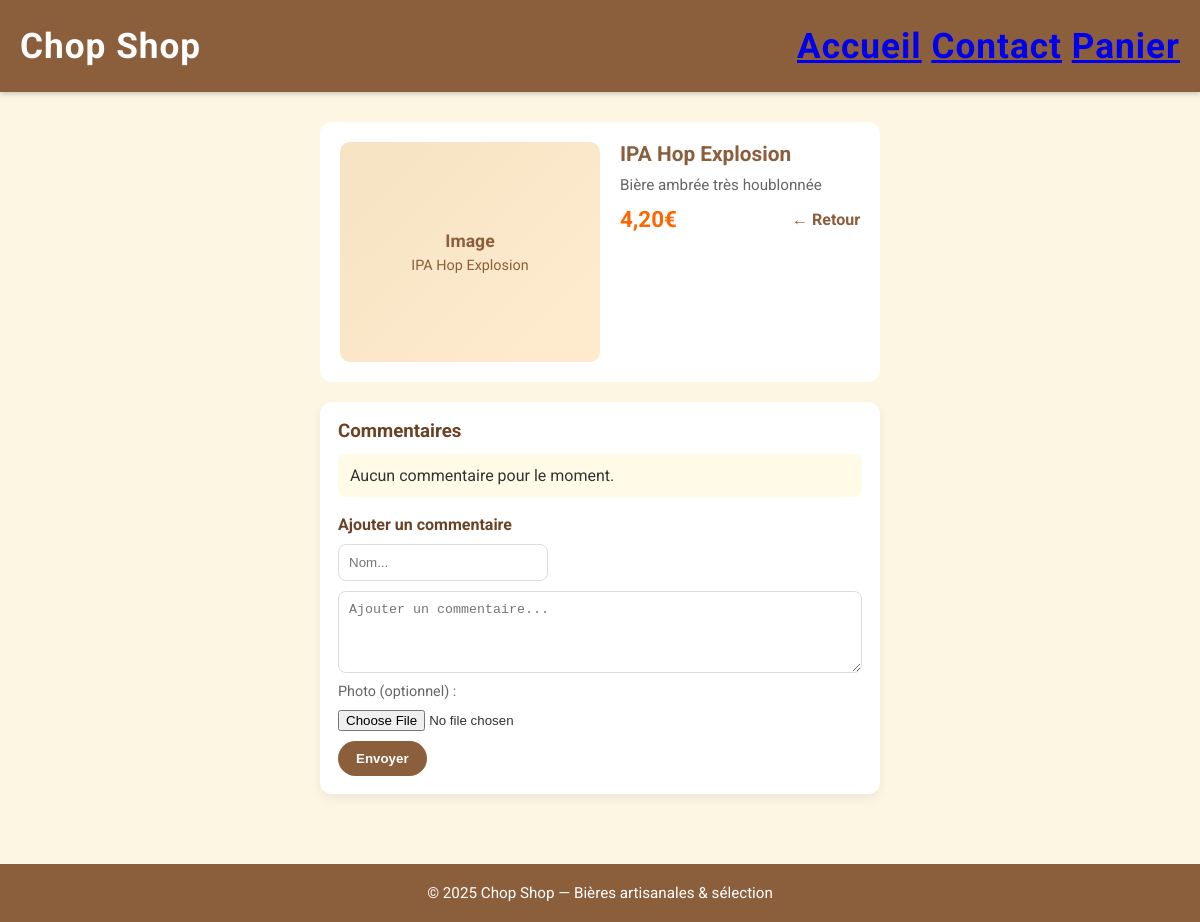
/web/vuln-app/product.php?id=4, run on the app's committed database.
### tables this page shows
CREATE TABLE IF NOT EXISTS products (
  id INT AUTO_INCREMENT PRIMARY KEY,
  name VARCHAR(255),
  description TEXT,
  price DECIMAL(10,2)
);

### web/vuln-app/product.php (the view, shortened to what this page needs)
<?php
require 'db.php';
$id = isset($_GET['id']) ? intval($_GET['id']) : 1;
$productRes = $mysqli->query("SELECT * FROM products WHERE id = $id");
$product = $productRes->fetch_assoc();
$comsRes = $mysqli->query("SELECT * FROM comments WHERE product_id = " . intval($product['id']) . " ORDER BY created_at DESC");
?>
<!doctype html>
<html lang="fr">
<head>
  <link rel="stylesheet" href="styles.css">
</head>
<body>
<header>
  Chop Shop
  <nav>
    <a href="index.php">Accueil</a>
    <a href="#">Contact</a>
    <a href="#">Panier</a>
  </nav>
</header>
<div class="container" style="grid-template-columns: 1fr; gap: 20px; width: 600px">
  <div class="product" style="display:flex; flex-direction:row; gap:20px; padding:20px;">
    <div style="flex:0 0 260px;">
      <div style="width:100%; height:220px; border-radius:10px; overflow:hidden; background:linear-gradient(135deg,#f6e3c3,#ffeccf); display:flex; align-items:center; justify-content:center;">
        <div style="text-align:center; color:#8b5e3c;">
          <div style="font-weight:700; font-size:1.1rem;">Image</div>
          <div style="font-size:0.9rem; margin-top:6px;"><?php echo htmlspecialchars($product['name']); ?></div>
        </div>
      </div>
    </div>
    <div class="product-content" style="flex:1; padding:0;">
      <h2><?php echo htmlspecialchars($product['name']); ?></h2>
      <p style="color:#666; margin-bottom:12px;"><?php echo htmlspecialchars($product['description']); ?></p>
      <div style="display:flex; align-items:center; justify-content:space-between;">
        <div class="price" style="font-size:1.4rem;"><?php echo htmlspecialchars(number_format($product['price'],2,',','')); ?>€</div>
        <a href="index.php" style="text-decoration:none; color:#8b5e3c; font-weight:700;">← Retour</a>
      </div>
    </div>
  </div>
  <div style="grid-column: 1 / -1;">
    <div style="background:#fff; padding:18px; border-radius:12px; box-shadow:0 5px 12px rgba(0,0,0,0.06);">
      <h3 style="margin-bottom:12px; color:#6b4226;">Commentaires</h3>
      <ul style="list-style:none; padding:0; margin:0 0 18px 0;">
        <?php if ($comsRes->num_rows === 0): ?>
          <li style="padding:12px; border-radius:8px; background:#fffbe6;">Aucun commentaire pour le moment.</li>
        <?php endif; ?>
      </ul>
      <h4 style="margin-top:8px; color:#6b4226;">Ajouter un commentaire</h4>
      <form method="post" action="post_comment.php" enctype="multipart/form-data" style="margin-top:10px; display:flex; flex-direction:column; gap:10px;">
        <input name="author" placeholder="Nom..." style="padding:10px; border-radius:8px; border:1px solid #ddd; width:40%; max-width:300px;">
        <textarea name="content" placeholder="Ajouter un commentaire..." rows="4" style="padding:10px; border-radius:8px; border:1px solid #ddd; resize:vertical; max-width:100%;"></textarea>
        <label style="font-size:0.9rem; color:#666;">Photo (optionnel) :</label>
        <input type="file" name="photo" accept="image/*, .xml" style="max-width:320px;">
        <div style="display:flex; gap:10px; align-items:center;">
          <button type="submit" style="background:#8b5e3c; color:#fff; border:none; padding:10px 18px; border-radius:30px; font-weight:700; cursor:pointer;">Envoyer</button>
        </div>
      </form>
    </div>
  </div>
</div>
<footer>
  &copy; <?php echo date('Y'); ?> Chop Shop — Bières artisanales & sélection
</footer>
</body>
</html>

### web/vuln-app/styles.css (style rules this page uses)
* { box-sizing: border-box; margin: 0; padding: 0; }
body { font-family: 'Roboto', sans-serif; background-color: #fdf6e3; color: #333; display: flex; flex-direction: column; min-height: 100vh; }
header { background-color: #8b5e3c; color: #fff; padding: 25px 20px; font-size: 2.2em; font-weight: 700; letter-spacing: 1px; box-shadow: 0 2px 5px rgba(0, 0, 0, 0.2); display: flex; align-items: center; justify-content: space-between; flex-wrap: wrap; }
.container { flex: 1; max-width: 1100px; margin: 30px auto; padding: 0 20px; display: grid; grid-template-columns: repeat(auto-fit, minmax(250px, 1fr)); gap: 25px; align-items: start; }
.product { background-color: #fff; border-radius: 12px; overflow: visible; transition: transform 0.25s, box-shadow 0.25s; display: flex; flex-direction: column; min-width: 0; }
.product a { text-decoration: none; color: inherit; display: block; }
.product .product-content { padding: 15px 20px; overflow-wrap: anywhere; word-break: break-word; }
.product h2 { font-size: 1.3em; margin-bottom: 10px; color: #8b5e3c; }
.product p { flex: 1; font-size: 0.95em; margin-bottom: 10px; }
.product .price { font-weight: 700; color: #ff6600; font-size: 1.1em; }
footer { background-color: #8b5e3c; color: #fff; padding: 20px; text-align: center; margin-top: 40px; font-size: 0.95em; }

### data on the page
products: name "IPA Hop Explosion", description "Bière ambrée très houblonnée", price "4,20"
